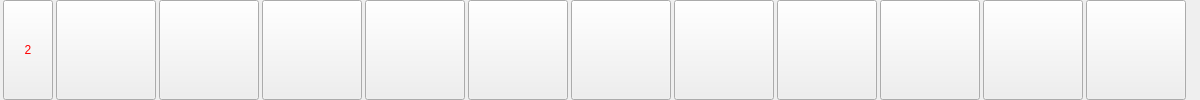
     <widget class="QWidget" name="line1" native="true">
      <property name="minimumSize">
       <size>
        <width>1200</width>
        <height>100</height>
       </size>
      </property>
      <property name="maximumSize">
       <size>
        <width>100</width>
        <height>100</height>
       </size>
      </property>
      <property name="contextMenuPolicy">
       <enum>Qt::NoContextMenu</enum>
      </property>
      <layout class="QHBoxLayout" name="horizontalLayout_3">
       <property name="spacing">
        <number>0</number>
       </property>
       <property name="sizeConstraint">
        <enum>QLayout::SetNoConstraint</enum>
       </property>
       <property name="leftMargin">
        <number>0</number>
       </property>
       <property name="topMargin">
        <number>0</number>
       </property>
       <property name="rightMargin">
        <number>0</number>
       </property>
       <property name="bottomMargin">
        <number>0</number>
       </property>
       <item>
        <widget class="QToolButton" name="toolButton_41">
         <property name="minimumSize">
          <size>
           <width>50</width>
           <height>100</height>
          </size>
         </property>
         <property name="maximumSize">
          <size>
           <width>50</width>
           <height>100</height>
          </size>
         </property>
         <property name="styleSheet">
          <string notr="true">color: rgb(255, 0, 0);
font: 18pt &quot;华文琥珀&quot;;</string>
         </property>
         <property name="text">
          <string>2</string>
         </property>
         <property name="iconSize">
          <size>
           <width>80</width>
           <height>80</height>
          </size>
         </property>
         <property name="autoRaise">
          <bool>false</bool>
         </property>
        </widget>
       </item>
       <item>
        <widget class="QPushButton" name="col1_0">
         <property name="minimumSize">
          <size>
           <width>100</width>
           <height>100</height>
          </size>
         </property>
         <property name="maximumSize">
          <size>
           <width>100</width>
           <height>100</height>
          </size>
         </property>
         <property name="text">
          <string/>
         </property>
         <property name="iconSize">
          <size>
           <width>100</width>
           <height>100</height>
          </size>
         </property>
        </widget>
       </item>
       <item>
        <widget class="QPushButton" name="col1_1">
         <property name="minimumSize">
          <size>
           <width>100</width>
           <height>100</height>
          </size>
         </property>
         <property name="maximumSize">
          <size>
           <width>100</width>
           <height>100</height>
          </size>
         </property>
         <property name="text">
          <string/>
         </property>
         <property name="iconSize">
          <size>
           <width>100</width>
           <height>100</height>
          </size>
         </property>
        </widget>
       </item>
       <item>
        <widget class="QPushButton" name="col1_2">
         <property name="minimumSize">
          <size>
           <width>100</width>
           <height>100</height>
          </size>
         </property>
         <property name="maximumSize">
          <size>
           <width>100</width>
           <height>100</height>
          </size>
         </property>
         <property name="text">
          <string/>
         </property>
         <property name="iconSize">
          <size>
           <width>100</width>
           <height>100</height>
          </size>
         </property>
        </widget>
       </item>
       <item>
        <widget class="QPushButton" name="col1_3">
         <property name="minimumSize">
          <size>
           <width>100</width>
           <height>100</height>
          </size>
         </property>
         <property name="maximumSize">
          <size>
           <width>100</width>
           <height>100</height>
          </size>
         </property>
         <property name="text">
          <string/>
         </property>
         <property name="iconSize">
          <size>
           <width>100</width>
           <height>100</height>
          </size>
         </property>
        </widget>
       </item>
       <item>
        <widget class="QPushButton" name="col1_4">
         <property name="minimumSize">
          <size>
           <width>100</width>
           <height>100</height>
          </size>
         </property>
         <property name="maximumSize">
          <size>
           <width>100</width>
           <height>100</height>
          </size>
         </property>
         <property name="text">
          <string/>
         </property>
         <property name="iconSize">
          <size>
           <width>100</width>
           <height>100</height>
          </size>
         </property>
        </widget>
       </item>
       <item>
        <widget class="QPushButton" name="col1_5">
         <property name="minimumSize">
          <size>
           <width>100</width>
           <height>100</height>
          </size>
         </property>
         <property name="maximumSize">
          <size>
           <width>100</width>
           <height>100</height>
          </size>
         </property>
         <property name="text">
          <string/>
         </property>
         <property name="iconSize">
          <size>
           <width>100</width>
           <height>100</height>
          </size>
         </property>
        </widget>
       </item>
       <item>
        <widget class="QPushButton" name="col1_6">
         <property name="minimumSize">
          <size>
           <width>100</width>
           <height>100</height>
          </size>
         </property>
         <property name="maximumSize">
          <size>
           <width>100</width>
           <height>100</height>
          </size>
         </property>
         <property name="text">
          <string/>
         </property>
         <property name="iconSize">
          <size>
           <width>100</width>
           <height>100</height>
          </size>
         </property>
        </widget>
       </item>
       <item>
        <widget class="QPushButton" name="col1_7">
         <property name="minimumSize">
          <size>
           <width>100</width>
           <height>100</height>
          </size>
         </property>
         <property name="maximumSize">
          <size>
           <width>100</width>
           <height>100</height>
          </size>
         </property>
         <property name="text">
          <string/>
         </property>
         <property name="iconSize">
          <size>
           <width>100</width>
           <height>100</height>
          </size>
         </property>
        </widget>
       </item>
       <item>
        <widget class="QPushButton" name="col1_8">
         <property name="minimumSize">
          <size>
           <width>100</width>
           <height>100</height>
          </size>
         </property>
         <property name="maximumSize">
          <size>
           <width>100</width>
           <height>100</height>
          </size>
         </property>
         <property name="text">
          <string/>
         </property>
         <property name="iconSize">
          <size>
           <width>100</width>
           <height>100</height>
          </size>
         </property>
        </widget>
       </item>
       <item>
        <widget class="QPushButton" name="col1_9">
         <property name="minimumSize">
          <size>
           <width>100</width>
           <height>100</height>
          </size>
         </property>
         <property name="maximumSize">
          <size>
           <width>100</width>
           <height>100</height>
          </size>
         </property>
         <property name="text">
          <string/>
         </property>
         <property name="iconSize">
          <size>
           <width>100</width>
           <height>100</height>
          </size>
         </property>
        </widget>
       </item>
       <item>
        <widget class="QPushButton" name="col1_10">
         <property name="minimumSize">
          <size>
           <width>100</width>
           <height>100</height>
          </size>
         </property>
         <property name="maximumSize">
          <size>
           <width>100</width>
           <height>100</height>
          </size>
         </property>
         <property name="text">
          <string/>
         </property>
         <property name="iconSize">
          <size>
           <width>100</width>
           <height>100</height>
          </size>
         </property>
        </widget>
       </item>
      </layout>
     </widget>
